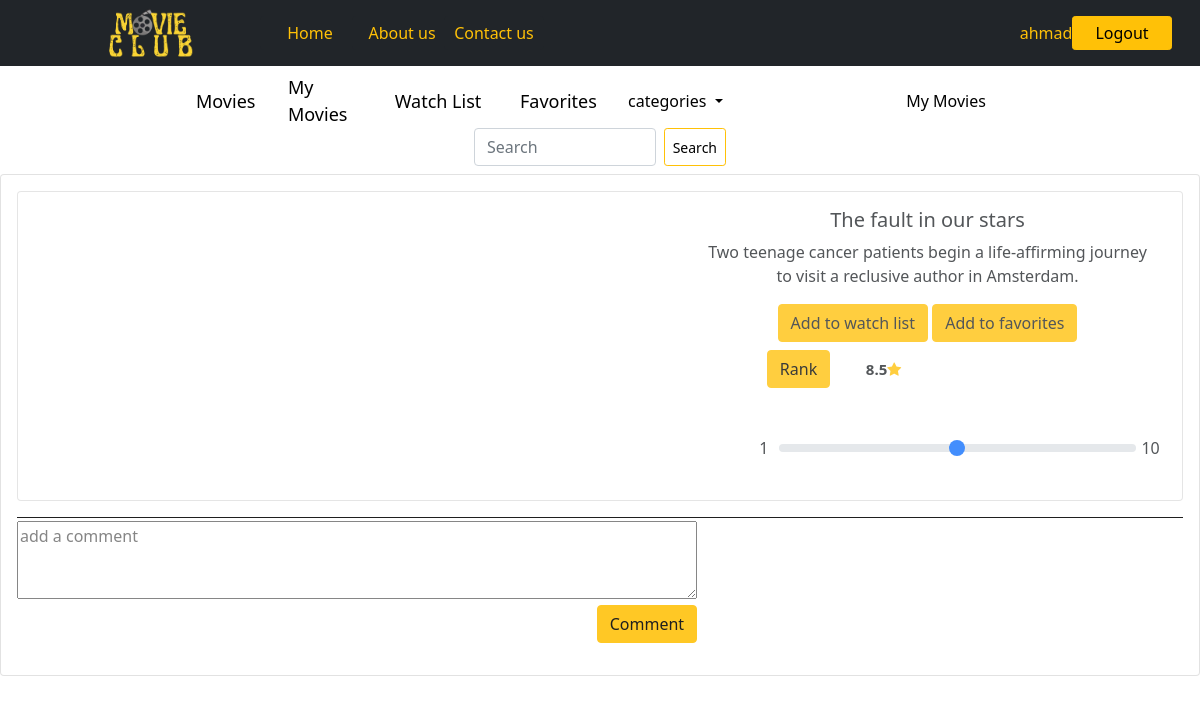
Screenshot of /movie/2 (signed in) with the database file from the repository.
### login_app/models.py (models this page shows)
class User(models.Model):
    first_name = models.CharField(max_length=45)
    last_name = models.CharField(max_length=45)
    email = models.CharField(max_length=255)
    password = models.CharField(max_length=100)
    created_at = models.DateTimeField(auto_now_add=True)
    updated_at = models.DateTimeField(auto_now=True)
    objects = UserManager()

### movie_app/models.py (models this page shows, shortened)
class Movie(models.Model):
    title = models.CharField(max_length=255)
    release_date = models.DateField(null = True)
    desc = models.TextField()
    trailer_url = models.URLField(max_length=300)
    added_by = models.ForeignKey(User, related_name="added_movies", on_delete = models.CASCADE)
    liked_by = models.ManyToManyField(User, related_name="favorites")
    to_watch_by = models.ManyToManyField(User, related_name="movies_to_watch")
    categories = models.ManyToManyField(Category, related_name="movies")
    uplode_image = models.ImageField(null = True , blank = True , upload_to='images/')
    created_at = models.DateTimeField(auto_now_add=True)
    updated_at = models.DateTimeField(auto_now=True)
    objects = MovieManager()

### movie_app/views.py (the view)
# urls.py: path('movie/<movie_id>', views.movie),
def movie(request,movie_id):
    if "term" in request.GET:
        sr = Movie.objects.filter(title__contains = request.GET.get('term'))
        titles = []
        for movie in sr:
            titles.append(movie.title)
        return JsonResponse(titles, safe=False)
    this_movie = Movie.objects.get(id=movie_id)
    x= this_movie.rates.all()
    sum = 0
    avg = 0
    for i in x:
        sum=sum+i.rate
    if len(x) == 0 :
        avg == 'no ranks yet'
    else :
        avg = sum / len(x)
    context = {
        'avg' : avg,
        'this_movie' : this_movie,
        'this_user' : User.objects.get(id=request.session['userid']),
        'comments' : this_movie.comments.all()
    }
    return render(request,"movie.html",context)

### movie_app/templates/movie.html (shortened to what this page needs)
<!doctype html>
<html lang="en">
<head>
    <link href="https://cdn.jsdelivr.net/npm/bootstrap@5.0.2/dist/css/bootstrap.min.css" rel="stylesheet"
>
    {% load static %}
    <link rel="stylesheet" href="https://cdnjs.cloudflare.com/ajax/libs/font-awesome/4.7.0/css/font-awesome.min.css">
    <link rel="stylesheet" href="{% static 'css/movie.css' %}">
    <link rel="stylesheet" href="//code.jquery.com/ui/1.13.1/themes/base/jquery-ui.css">
</head>
<body>
    <header>
        <div class="container-fluid" >
            <div class="row  head align-items-center justify-content-center px-5 py-2">
                <div class="col-2">
                    <img src="../static/img/project_logo1.png" alt="Movies House" height="50px" >
                </div>
                <div class="col-1">
                    <a href="#" class="btn btn-dark btn-sm ms-3" style="color: #ffc107; font-size:16px;">Home</a>
                </div>
                <div class="col-1">
                    <a href="#" class="btn btn-dark btn-sm ms-3" style="color: #ffc107; font-size:16px;">About us</a>
                </div>
                <div class="col-6">
                    <a href="#" class="btn btn-dark btn-sm ms-3" style="color: #ffc107; font-size:16px;">Contact us</a>
                </div>
                <div class="col-1">
                    <a href="#" class="btn outline-warning btn-sm ms-3" style="color: #ffc107; font-size:16px;">{{this_user.first_name}}</a>
                </div>
                <div class="col-1">
                    <a href="/login_form" class="btn btn-warning btn-sm" style="font-size:16px;">Logout</a>
                </div>
            </div>
        </div>
    </header>
    <nav>
        <div class="container-fluid">
            <div class="row  head align-items-center justify-content-center px-5 py-2 ">
                <div class="col-1">
                    <a href="/" style="color: black; font-size:18px;">Movies</a>
                </div>
                <div class="col-1">
                    <a href="/my_movies" style="color: black; font-size:18px;">My Movies</a>
                </div>
                <div class="col-1 watch">
                    <a href="/watch_list" style="color: black; font-size:18px;">Watch List</a>
                </div>
                <div class="col-1">
                    <a href="/favorite"  style="color: black; font-size:18px;">Favorites</a>
                </div>
                <div class="nav-item dropdown col-3">
                    <a class="nav-link dropdown-toggle" href="#" role="button"   data-bs-toggle="dropdown" style="color: black;font-size:16px">
                        categories
                    </a>
                </div>
                <div class="col-1 watch">
                    <a href="/my_movies" style="color: black; font-size:16px;">My Movies</a>
                </div>
                    <form class="d-flex col-3" action="/movies/search" method="post">
                        <input class="form-control me-2" type="search" placeholder="Search" aria-label="Search" name="search" id="movie_title">
                        <button class="btn btn-outline-warning btn-sm" type="submit" style="color:black;">Search</button>
                    </form>
            </div>
        </div>
    </nav>
        <div class="card" style="margin-top: 0px;">
            <div class="card-body ">
                <div class="card mb-3 " style=" max-height: 600px;">
                    <div class="row col-12">
                        <div class="col-7">
                            <iframe class="col-12" height="300" src="{{this_movie.trailer_url}}" title="YouTube video player" frameborder="0"
                            allow="accelerometer; autoplay; clipboard-write; encrypted-media; gyroscope; picture-in-picture" allowfullscreen></iframe>
                        </div>
                        <div class="card-body col-4 text-center">
                            <h5 class="card-title">{{this_movie.title}}</h5>
                            <p class="card-text">{{this_movie.desc}}</p>
                            {% if this_movie in this_user.movies_to_watch.all %}
                            <a href="/remove_from_watchlist/{{this_movie.id}}"><button type="submit" class="btn btn-warning">Remove form watch list</a></button>
                            {% else %}
                            <a href="/add_to_watchlist/{{this_movie.id}}"><button type="submit" class="btn btn-warning">Add to watch list</a></button>
                            {% endif %}
                            {% if this_movie in this_user.favorites.all %}
                            <a href="/remove_from_favorites/{{this_movie.id}}"><button type="submit" class="btn btn-warning">Remove form favorites</a></button>
                            {% else %}
                            <a href="/add_to_favorites/{{this_movie.id}}"><button type="submit" class="btn btn-warning">Add to favorites</a></button>
                            {% endif %}
                            <div class="row align-items-center justify-content-center px-5 py-2">
                                <form action="/rate/{{this_movie.id}}" method="post">
                                    <div class="rank">
                                    <button type="submit" class="btn btn-warning">Rank</button>
                                    <span style="font-size: 15px; font-weight: bold;">{{avg}}<span class="fa fa-star" style="color: #ffc107;"></span></span>
                                    </div>
                                    <label for="customRange3" class="form-label"></label><br><br>
                                    <div class="input">
                                    <p class="col-1">1</p>
                                    <input type="range" class="form-range col-9" min="0" max="10" step="1" name="range" id="customRange3">
                                    <p class="col-1">10</p>
                                    </div>
                                </form>
                            </div>
                        </div>
                    </div>
                </div>
                <div class="comment" style="border-top: 1px solid black;">
                    <form  action="/comment/{{this_movie.id}}" method="post">
                        <textarea class="col-7" style="margin-top: 3px;" name="comment" id="" cols="30" rows="3" placeholder="add a comment"></textarea>
                        <div class="col-7"style="text-align: end;"><button type="submit" class="btn btn-warning ">Comment</button></div>
                    </form>
                </div>
            </div>
        </div>
</body>
</html>

### movie_app/static/css/movie.css (style rules this page uses)
header { background-color: #212529; }
header a { width: 100px; font-size: 18px; }
a { color: #212529; text-decoration: none; }
nav a { text-decoration: none; }
.card { opacity: 0.88; }
.watch { width: 140px; display: flex; justify-content: center; }
.input { display: flex ; justify-content: space-between; }
.rank { display: flex; justify-content: space-around; width: 170px; align-items: center; }

### rows the page displays
User: first_name "ahmad"
Movie: title "The fault in our stars", desc "Two teenage cancer patients begin a life-affirming journey to visit a reclusive author in Amsterdam."

### other values shown
{{ avg }} "8.5"
